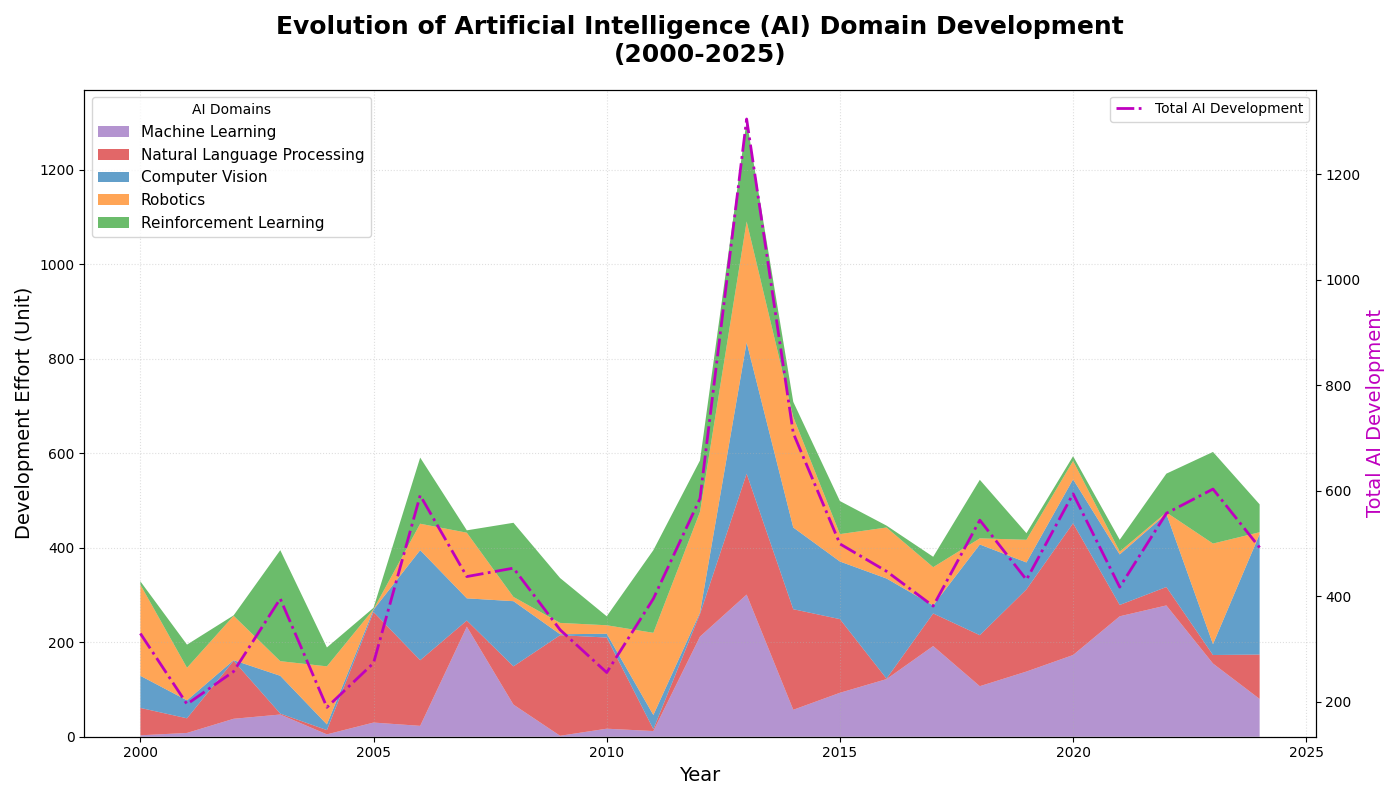

Recreate this plot in Python.
import matplotlib.pyplot as plt
import numpy as np

years = np.arange(2000, 2025)

# Shuffled data within each category to preserve their means but alter their order
machine_learning = np.array([3, 8, 38, 47, 5, 30, 23, 233, 68, 2, 17, 12, 212, 301, 57, 93, 122, 192, 107, 138, 173, 255, 278, 155, 80])
natural_language_processing = np.array([58, 31, 123, 2, 9, 234, 139, 13, 81, 213, 193, 4, 48, 256, 213, 156, 1, 69, 108, 174, 279, 24, 39, 18, 94])
computer_vision = np.array([68, 38, 1, 80, 12, 5, 233, 47, 138, 2, 8, 30, 3, 278, 173, 122, 212, 17, 192, 57, 93, 107, 155, 23, 255])
robotics = np.array([193, 69, 94, 31, 123, 1, 56, 139, 9, 24, 18, 174, 213, 256, 234, 58, 108, 81, 13, 48, 39, 6, 3, 213, 4])
reinforcement_learning = np.array([7, 49, 1, 235, 40, 3, 140, 5, 157, 95, 19, 175, 109, 214, 32, 70, 4, 22, 124, 14, 10, 25, 82, 194, 59])

# Recalculate cumulative_ai to reflect the changes
cumulative_ai = machine_learning + natural_language_processing + computer_vision + robotics + reinforcement_learning

fig, ax = plt.subplots(figsize=(14, 8))

ax.stackplot(
    years,
    machine_learning,
    natural_language_processing,
    computer_vision,
    robotics,
    reinforcement_learning,
    labels=[
        'Machine Learning',
        'Natural Language Processing',
        'Computer Vision',
        'Robotics',
        'Reinforcement Learning'],
    colors=['#9467bd', '#d62728', '#1f77b4', '#ff7f0e', '#2ca02c'],
    alpha=0.7
)

ax2 = ax.twinx()
ax2.plot(years, cumulative_ai, 'm-.', linewidth=2, label='Total AI Development')

ax.set_title(
    "Evolution of Artificial Intelligence (AI) Domain Development\n(2000-2025)",
    fontsize=18,
    fontweight='bold',
    pad=20
)
ax.set_xlabel('Year', fontsize=14)
ax.set_ylabel('Development Effort (Unit)', fontsize=14)
ax2.set_ylabel('Total AI Development', fontsize=14, color='m')

ax.grid(True, linestyle=':', alpha=0.4)
ax.legend(loc='upper left', title='AI Domains', fontsize=11)
ax2.legend(loc='upper right')

fig.tight_layout()

plt.show()
